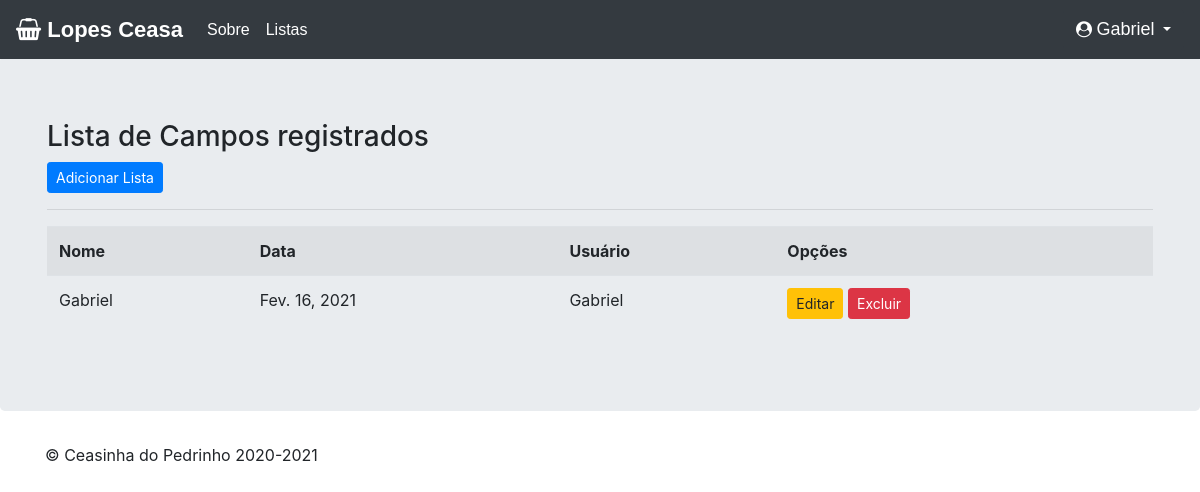
The app's page /listar/campos/ (signed in), older data.
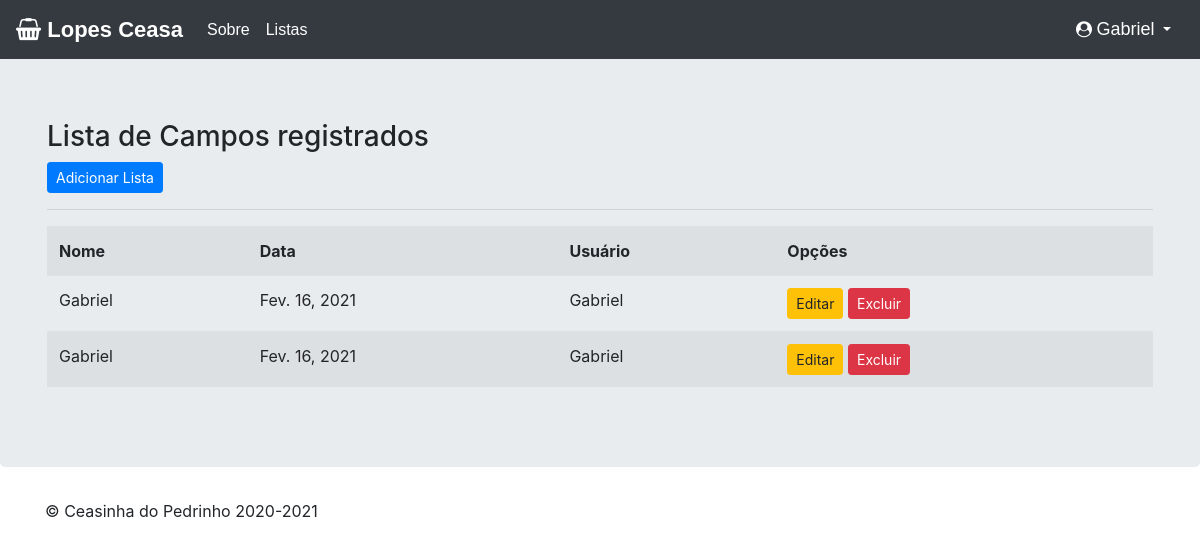
The same page, newer data.
### cadastros/models.py (models this page shows, shortened)
class Campo(models.Model):
    nome = models.CharField(max_length=50, help_text='Digite o nome igual o do seu Login.')
    data = models.DateField(default=date.today)
    usuario = models.ForeignKey(User, on_delete=models.PROTECT)

### cadastros/views.py (the view)
# urls.py: path('listar/campos/', CampoList.as_view(), name='listar-campos'),
class CampoList(LoginRequiredMixin, ListView):
    login_url = reverse_lazy('login')
    model = Campo
    template_name = 'cadastros/listas/campo.html'
    def get_queryset(self):
        self.object_list = Campo.objects.filter(usuario=self.request.user)
        return self.object_list

### cadastros/templates/cadastros/listas/campo.html (shortened to what this page needs)
{% extends "paginas/templates/modelopro.html" %}
{% load static}
{% block titulo %}
{% block principal %}
<h3>Lista de Campos registrados</h3>
<a href="{% url 'cadastrar-campo' %}" class="btn btn-primary btn-sm">Adicionar Lista</a>
<hr>
<table class="table table-striped">
    <tr>
        <th>Nome</th>
        <th>Data</th>
        <th>Usuário</th>
        <th>Opções</th>
    </tr>
    {% for campo in object_list %}
    <tr>
        <td>{{ campo.nome }}</td>
        <td>{{ campo.data }}</td>
        <td>{{ campo.usuario }}</td>
        <td>
            <a href="{% url 'editar-campo' campo.pk %}" class="btn btn-warning btn-sm" title="Editar">Editar</a>
            <a href="{% url 'excluir-campo' campo.pk %}" class="btn btn-danger btn-sm" title="Editar">Excluir</a>
        </td>
    </tr>
    {% empty %}
    <tr>
        <td colspan="3">Nenhum campo registrado</td>
    </tr>
    {% endfor %}
</table>
{%endblock%}

### paginas/templates/modelopro.html (shortened to what this page needs)
{% load static %}
<!DOCTYPE html>
<html lang="pt-BR">
  <head>
<link href="{% static 'css/bootstrap.css' %}" rel="stylesheet">
<link rel="stylesheet" href="https://maxcdn.bootstrapcdn.com/font-
awesome/4.7.0/css/font-awesome.min.css">
    <link href="{% static 'css/jumbotron.css' %}" rel="stylesheet">
  </head>
  <body>
    {% block navbar %}
  <div class="container">
    <nav class="navbar navbar-expand-md navbar-dark fixed-top bg-dark">
      <a class="navbar-brand" href="{% url 'index' %}" style="font-weight: bold; font-size: 22px; font-family:sans-serif;">
        <i class="fa fa-shopping-basket" aria-hidden="true" ></i>
        Lopes Ceasa
      </a>
      <div class="collapse navbar-collapse" id="navbarsExampleDefault">
        <ul class="navbar-nav mr-auto">
          <li class="nav-item active">
            <a class="nav-link" href="{% url 'sobre' %}" style="font-family: sans-serif;">
              Sobre <span class="sr-only">(atual)</span>
            </a>
          </li>
          {% if request.user.is_authenticated%}
          <li class="nav-item active">
            <a class="nav-link" href="{% url 'listar-campos' %}" style="font-family: sans-serif;">
              Listas
            </a>
          </li>
          {%endif%}
        </ul>
        <ul class="navbar-nav">
          {% if request.user.is_authenticated%}
          <div class="btn-group">
            <button class="btn btn-dark dropdown-toggle" type="button" id="triggerId" data-toggle="dropdown" aria-haspopup="true"
                aria-expanded="false">
                <i class="fa fa-user-circle"></i>
                <span id="username" style="font-size: 18px; font-family: sans-serif;">{{request.user}}</span>
            </button>
          </div>
          {% else %}
          <li class="nav-item active">
            <a class="nav-link" href="{% url 'login' %}" style="font-family: sans-serif;">
              <i class="fa fa-sign-in" aria-hidden="true"></i>
              Login
            </a>
          {%endif%}
        </ul>
      </div>
    </nav>
  </div>
<main role="main">
  {% endblock %}
<main role="main">
  <div class="jumbotron">
    <div class="container">
      {% block principal %}{% endblock %}
</main>
{% block rodape %}
<footer class="container">
  <p>&copy; Ceasinha do Pedrinho 2020-2021</p>
</footer>
{% endblock %}
</html>

### paginas/static/css/jumbotron.css (style rules this page uses)
body { padding-top: 3.5rem; }

Row changes from the older to the newer data that the page shows:
added Campo: nome "Gabriel", data "Fev. 16, 2021", usuario "Gabriel"
